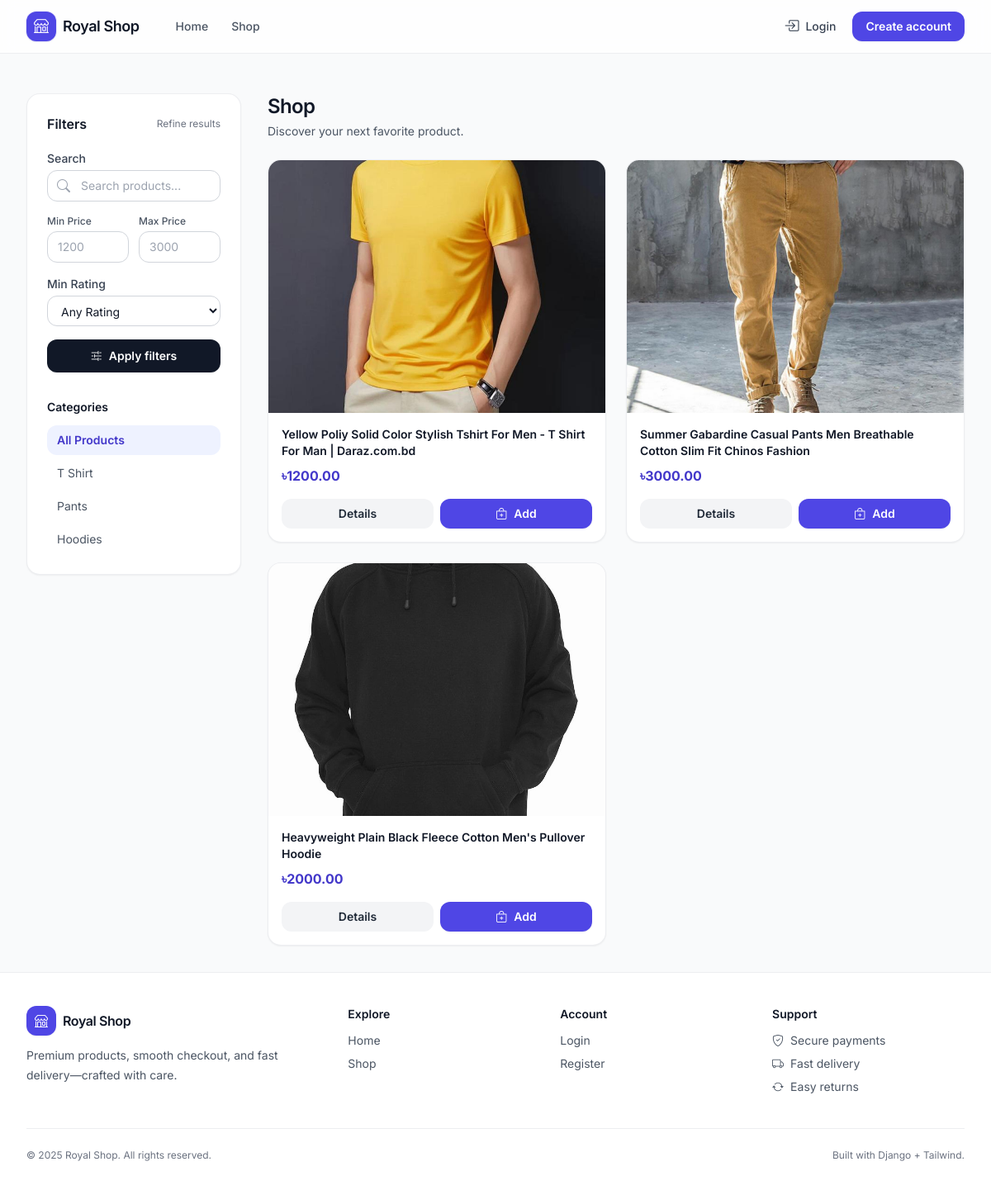
Screenshot of /products/ with the database file from the repository.
### shop/models.py (models this page shows, shortened)
class Category(models.Model):
    name = models.CharField(max_length=100)
    slug = models.SlugField(max_length=100, unique=True)
    description = models.TextField()
    class Meta:
        verbose_name_plural = 'Categories'

class Product(models.Model):
    name = models.CharField(max_length=100)
    slug = models.SlugField(max_length=200, unique=True)
    category = models.ForeignKey(Category, on_delete=models.CASCADE, related_name='products')
    description = models.TextField()
    price = models.DecimalField(max_digits=10, decimal_places=2)
    stock = models.PositiveBigIntegerField(default=1)
    available = models.BooleanField(default=True)
    created_at = models.DateTimeField(auto_now_add=True)
    updated_at = models.DateTimeField(auto_now=True)
    image = models.ImageField(upload_to='products/%Y/%m/%d')

### shop/views.py (the view, shortened to what this page needs)
# urls.py: path('products/', views.product_list, name="product_list"),
def product_list(request, category_slug = None):
    category = None
    categories = Category.objects.all()
    products = Product.objects.filter(available=True)
    if category_slug:
        category = get_object_or_404(Category, slug=category_slug)
        print("category .......", category)
        products = products.filter(category = category)
    min_price = products.aggregate(Min('price'))['price__min']
    max_price = products.aggregate(Max('price'))['price__max']
    if request.GET.get('min_price'):
        products = products.filter(price__gte=request.GET.get('min_price'))
    if request.GET.get('max_price'):
        products = products.filter(price__lte=request.GET.get('max_price'))
    if request.GET.get('rating'):
        min_rating = request.GET.get('rating')
        products = products.annotate(avg_rating = Avg('ratings__rating')).filter(avg_rating__gte=min_rating)
    return render(request, 'shop/product_list.html', {
        'category' : category,
        'categories' : categories,
        'products' : products,
        'min_price' : min_price,
        'max_price' : max_price
    })

### shop/context_processors.py (called while the page is built)
def cart_items_count(request):
    if request.user.is_authenticated:
        try:
            cart = Cart.objects.get(user=request.user)
            return {'cart_items_count' : cart.get_total_items()}
        except Cart.DoesNotExist:
            {'cart_items_count' : 0}
    return {'cart_items_count' : 0}

### templates/shop/product_list.html (shortened to what this page needs)
{% extends 'base.html' %}
{% block content %}
<div class="grid gap-8 lg:grid-cols-12">
    <aside class="lg:col-span-3">
        <div class="rounded-2xl border border-gray-200/70 bg-white p-6 shadow-sm lg:sticky lg:top-24">
            <div class="flex items-center justify-between">
                <h2 class="text-base font-semibold text-gray-900">Filters</h2>
                <span class="text-xs text-gray-500">Refine results</span>
            </div>
            <form method="GET" class="mt-5 space-y-4">
                <div>
                    <label class="block text-sm font-medium text-gray-700 mb-1">Search</label>
                    <div class="relative">
                        <i class="bi bi-search absolute left-3 top-1/2 -translate-y-1/2 text-gray-400"></i>
                        <input type="text" name="search" value="{{ request.GET.search }}" class="w-full rounded-xl border border-gray-300 bg-white py-2 pl-10 pr-3 text-sm outline-none focus:border-brand-500 focus:ring-2 focus:ring-brand-500/20" placeholder="Search products...">
                    </div>
                </div>
                <div class="grid grid-cols-2 gap-3">
                    <div>
                        <label class="block text-xs font-medium text-gray-600 mb-1">Min Price</label>
                        <input type="number" name="min_price" value="{{ request.GET.min_price }}" class="w-full rounded-xl border border-gray-300 bg-white px-3 py-2 text-sm outline-none focus:border-brand-500 focus:ring-2 focus:ring-brand-500/20" placeholder="{{ min_price }}">
                    </div>
                    <div>
                        <label class="block text-xs font-medium text-gray-600 mb-1">Max Price</label>
                        <input type="number" name="max_price" value="{{ request.GET.max_price }}" class="w-full rounded-xl border border-gray-300 bg-white px-3 py-2 text-sm outline-none focus:border-brand-500 focus:ring-2 focus:ring-brand-500/20" placeholder="{{ max_price }}">
                    </div>
                </div>
                <div>
                    <label class="block text-sm font-medium text-gray-700 mb-1">Min Rating</label>
                    <select name="rating" class="w-full rounded-xl border border-gray-300 bg-white px-3 py-2 text-sm outline-none focus:border-brand-500 focus:ring-2 focus:ring-brand-500/20">
                        <option value="">Any Rating</option>
                    </select>
                </div>
                <button type="submit" class="inline-flex w-full items-center justify-center gap-2 rounded-xl bg-gray-900 px-4 py-2.5 text-sm font-semibold text-white shadow-sm hover:bg-gray-800 transition">
                    <i class="bi bi-sliders2"></i>
                    Apply filters
                </button>
            </form>
            <div class="mt-8">
                <h3 class="text-sm font-semibold text-gray-900">Categories</h3>
                <ul class="mt-3 space-y-1">
                    <li>
                        <a href="{% url 'product_list' %}" class="block rounded-xl px-3 py-2 text-sm transition {% if not category %}bg-brand-50 text-brand-700 font-semibold{% else %}text-gray-600 hover:bg-gray-50{% endif %}">
                            All Products
                        </a>
                    </li>
                    {% for cat in categories %}
                    <li>
                        <a href="{% url 'product_list_by_category' cat.slug %}" class="block rounded-xl px-3 py-2 text-sm transition {% if category.slug == cat.slug %}bg-brand-50 text-brand-700 font-semibold{% else %}text-gray-600 hover:bg-gray-50{% endif %}">
                            {{ cat.name }}
                        </a>
                    </li>
                    {% endfor %}
                </ul>
            </div>
        </div>
    </aside>
    <section class="lg:col-span-9">
        <div class="flex items-end justify-between gap-4">
            <div>
                <h1 class="text-2xl font-semibold tracking-tight text-gray-900">Shop</h1>
                <p class="mt-1 text-sm text-gray-600">Discover your next favorite product.</p>
            </div>
        </div>
        <div class="mt-6 grid grid-cols-1 gap-6 md:grid-cols-2 xl:grid-cols-4">
            {% for product in products %}
            <div class="group flex flex-col overflow-hidden rounded-2xl border border-gray-200/70 bg-white shadow-sm transition hover:-translate-y-0.5 hover:shadow-soft">
                <a href="{% url 'product_detail' product.slug %}" class="relative block bg-gray-100">
                    <div class="aspect-[4/3] overflow-hidden">
                        {% if product.image %}
                        <img src="{{ product.image.url }}" alt="{{ product.name }}" class="h-full w-full object-cover object-center transition duration-500 group-hover:scale-105">
                        {% else %}
                        <div class="flex h-full w-full items-center justify-center text-gray-400">
                            <i class="bi bi-image text-3xl"></i>
                        </div>
                        {% endif %}
                    </div>
                </a>
                <div class="flex flex-1 flex-col p-4">
                    <div class="flex items-start justify-between gap-3">
                        <h5 class="line-clamp-2 text-sm font-semibold text-gray-900">
                            {{ product.name }}
                        </h5>
                    </div>
                    <div class="mt-2 flex items-center justify-between">
                        <span class="text-base font-bold text-brand-700">৳{{ product.price }}</span>
                    </div>
                    <div class="mt-4 grid grid-cols-2 gap-2">
                        <a href="{% url 'product_detail' product.slug %}" class="inline-flex items-center justify-center rounded-xl bg-gray-100 px-3 py-2 text-sm font-semibold text-gray-800 hover:bg-gray-200 transition">
                            Details
                        </a>
                        <a href="{% url 'cart_add' product.id %}" class="inline-flex items-center justify-center gap-2 rounded-xl bg-brand-600 px-3 py-2 text-sm font-semibold text-white shadow-sm hover:bg-brand-700 transition">
                            <i class="bi bi-bag-plus"></i>
                            Add
                        </a>
                    </div>
                </div>
            </div>
            {% endfor %}
        </div>
    </section>
</div>
{% endblock %}

### templates/base.html (style rules this page uses)
body { font-family: Inter, ui-sans-serif, system-ui, -apple-system, Segoe UI, Roboto, Helvetica, Arial, "Apple Color Emoji","Segoe UI Emoji"; }

### rows the page displays
Category: name "T Shirt"
Category: name "Pants"
Category: name "Hoodies"
Product: image (picture), name "Yellow Poliy Solid Color Stylish Tshirt For Men - T Shirt For Man | Daraz.com.bd", price "1200.00"
Product: image (picture), name "Summer Gabardine Casual Pants Men Breathable Cotton Slim Fit Chinos Fashion", price "3000.00"
Product: image (picture), name "Heavyweight Plain Black Fleece Cotton Men's Pullover Hoodie", price "2000.00"
